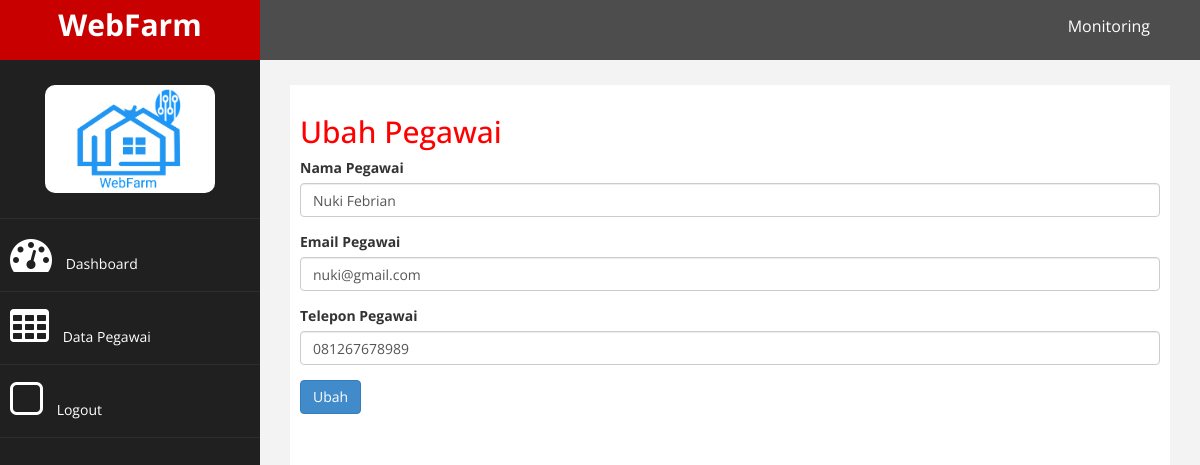
The page /admin/admin_home.php?halaman=ubah_pegawai&id=20 (signed in) on the database its author committed.
### tables this page shows
CREATE TABLE `pegawai` (
  `id_pegawai` int(25) NOT NULL,
  `email_pegawai` varchar(50) NOT NULL,
  `nama_pegawai` varchar(50) NOT NULL,
  `telepon_pegawai` varchar(50) NOT NULL
);

### admin/ubahpegawai.php (the view, shortened to what this page needs)
<h2>Ubah Pegawai</h2>
<?php
if (isset($_GET['id'])) {
    $id_pegawai = $_GET['id'];
    $ambil = $koneksi->query("SELECT * FROM pegawai WHERE id_pegawai = '$id_pegawai'");
    $pecah = $ambil->fetch_assoc();
?>
<form method="post" enctype="multipart/form-data">
    <div class="form-group">
        <label>Nama Pegawai</label>
        <input type="text" name="nama" class="form-control" value="<?php echo $pecah['nama_pegawai']; ?>">
    </div>
    <div class="form-group">
        <label>Email Pegawai</label>
        <input type="text" name="email" class="form-control" value="<?php echo $pecah['email_pegawai']; ?>">
    </div>
    <div class="form-group">
        <label>Telepon Pegawai</label>
        <input type="text" name="telepon" class="form-control" value="<?php echo $pecah['telepon_pegawai']; ?>">
    </div>
    <button type="submit" class="btn btn-primary" name="ubah">Ubah</button>
</form>
<?php
} else {
    echo "ID Pegawai tidak valid.";
}
?>

### admin/assets/css/custom.css (style rules this page uses)
body { font-family: 'Open Sans', sans-serif; }
h2 { color: #f00; }

### rows shown on the page
pegawai: nama "Nuki Febrian", email "nuki@gmail.com", telepon "081267678989"
